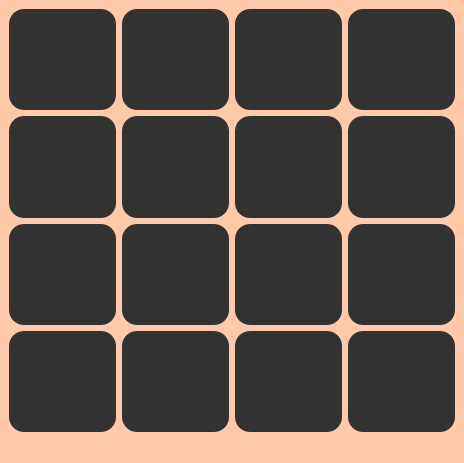
<?xml version="1.0" encoding="UTF-8"?>
<ui version="4.0">
 <class>MainWindow</class>
 <widget class="QMainWindow" name="MainWindow">
  <property name="geometry">
   <rect>
    <x>0</x>
    <y>0</y>
    <width>464</width>
    <height>463</height>
   </rect>
  </property>
  <property name="windowTitle">
   <string>Puzzle15</string>
  </property>
  <property name="styleSheet">
   <string notr="true">background-color: rgb(255, 201, 170);</string>
  </property>
  <widget class="QWidget" name="centralwidget">
   <layout class="QGridLayout" name="gridLayout_2">
    <item row="0" column="0">
     <layout class="QGridLayout" name="gridLayout">
      <item row="0" column="0">
       <widget class="QPushButton" name="btn1">
        <property name="sizePolicy">
         <sizepolicy hsizetype="Minimum" vsizetype="Expanding">
          <horstretch>0</horstretch>
          <verstretch>0</verstretch>
         </sizepolicy>
        </property>
        <property name="font">
         <font>
          <family>Dosis ExtraBold</family>
          <pointsize>30</pointsize>
          <bold>true</bold>
         </font>
        </property>
        <property name="styleSheet">
         <string notr="true">border-radius: 15px;
background-color: rgb(50, 50, 50);
color: rgb(255, 153, 64);</string>
        </property>
        <property name="text">
         <string/>
        </property>
       </widget>
      </item>
      <item row="0" column="1">
       <widget class="QPushButton" name="btn2">
        <property name="sizePolicy">
         <sizepolicy hsizetype="Minimum" vsizetype="Expanding">
          <horstretch>0</horstretch>
          <verstretch>0</verstretch>
         </sizepolicy>
        </property>
        <property name="font">
         <font>
          <family>Dosis ExtraBold</family>
          <pointsize>30</pointsize>
          <bold>true</bold>
         </font>
        </property>
        <property name="styleSheet">
         <string notr="true">border-radius: 15px;
background-color: rgb(50, 50, 50);
color: rgb(255, 153, 64);</string>
        </property>
        <property name="text">
         <string/>
        </property>
       </widget>
      </item>
      <item row="0" column="2">
       <widget class="QPushButton" name="btn3">
        <property name="sizePolicy">
         <sizepolicy hsizetype="Minimum" vsizetype="Expanding">
          <horstretch>0</horstretch>
          <verstretch>0</verstretch>
         </sizepolicy>
        </property>
        <property name="font">
         <font>
          <family>Dosis ExtraBold</family>
          <pointsize>30</pointsize>
          <bold>true</bold>
         </font>
        </property>
        <property name="styleSheet">
         <string notr="true">border-radius: 15px;
background-color: rgb(50, 50, 50);
color: rgb(255, 153, 64);</string>
        </property>
        <property name="text">
         <string/>
        </property>
       </widget>
      </item>
      <item row="0" column="3">
       <widget class="QPushButton" name="btn4">
        <property name="sizePolicy">
         <sizepolicy hsizetype="Minimum" vsizetype="Expanding">
          <horstretch>0</horstretch>
          <verstretch>0</verstretch>
         </sizepolicy>
        </property>
        <property name="font">
         <font>
          <family>Dosis ExtraBold</family>
          <pointsize>30</pointsize>
          <bold>true</bold>
         </font>
        </property>
        <property name="styleSheet">
         <string notr="true">border-radius: 15px;
background-color: rgb(50, 50, 50);
color: rgb(255, 153, 64);</string>
        </property>
        <property name="text">
         <string/>
        </property>
       </widget>
      </item>
      <item row="1" column="0">
       <widget class="QPushButton" name="btn5">
        <property name="sizePolicy">
         <sizepolicy hsizetype="Minimum" vsizetype="Expanding">
          <horstretch>0</horstretch>
          <verstretch>0</verstretch>
         </sizepolicy>
        </property>
        <property name="font">
         <font>
          <family>Dosis ExtraBold</family>
          <pointsize>30</pointsize>
          <bold>true</bold>
         </font>
        </property>
        <property name="styleSheet">
         <string notr="true">border-radius: 15px;
background-color: rgb(50, 50, 50);
color: rgb(255, 153, 64);</string>
        </property>
        <property name="text">
         <string/>
        </property>
       </widget>
      </item>
      <item row="1" column="1">
       <widget class="QPushButton" name="btn6">
        <property name="sizePolicy">
         <sizepolicy hsizetype="Minimum" vsizetype="Expanding">
          <horstretch>0</horstretch>
          <verstretch>0</verstretch>
         </sizepolicy>
        </property>
        <property name="font">
         <font>
          <family>Dosis ExtraBold</family>
          <pointsize>30</pointsize>
          <bold>true</bold>
         </font>
        </property>
        <property name="styleSheet">
         <string notr="true">border-radius: 15px;
background-color: rgb(50, 50, 50);
color: rgb(255, 153, 64);</string>
        </property>
        <property name="text">
         <string/>
        </property>
       </widget>
      </item>
      <item row="1" column="2">
       <widget class="QPushButton" name="btn7">
        <property name="sizePolicy">
         <sizepolicy hsizetype="Minimum" vsizetype="Expanding">
          <horstretch>0</horstretch>
          <verstretch>0</verstretch>
         </sizepolicy>
        </property>
        <property name="font">
         <font>
          <family>Dosis ExtraBold</family>
          <pointsize>30</pointsize>
          <bold>true</bold>
         </font>
        </property>
        <property name="styleSheet">
         <string notr="true">border-radius: 15px;
background-color: rgb(50, 50, 50);
color: rgb(255, 153, 64);</string>
        </property>
        <property name="text">
         <string/>
        </property>
       </widget>
      </item>
      <item row="1" column="3">
       <widget class="QPushButton" name="btn8">
        <property name="sizePolicy">
         <sizepolicy hsizetype="Minimum" vsizetype="Expanding">
          <horstretch>0</horstretch>
          <verstretch>0</verstretch>
         </sizepolicy>
        </property>
        <property name="font">
         <font>
          <family>Dosis ExtraBold</family>
          <pointsize>30</pointsize>
          <bold>true</bold>
         </font>
        </property>
        <property name="styleSheet">
         <string notr="true">border-radius: 15px;
background-color: rgb(50, 50, 50);
color: rgb(255, 153, 64);</string>
        </property>
        <property name="text">
         <string/>
        </property>
       </widget>
      </item>
      <item row="2" column="0">
       <widget class="QPushButton" name="btn9">
        <property name="sizePolicy">
         <sizepolicy hsizetype="Minimum" vsizetype="Expanding">
          <horstretch>0</horstretch>
          <verstretch>0</verstretch>
         </sizepolicy>
        </property>
        <property name="font">
         <font>
          <family>Dosis ExtraBold</family>
          <pointsize>30</pointsize>
          <bold>true</bold>
         </font>
        </property>
        <property name="styleSheet">
         <string notr="true">border-radius: 15px;
background-color: rgb(50, 50, 50);
color: rgb(255, 153, 64);</string>
        </property>
        <property name="text">
         <string/>
        </property>
       </widget>
      </item>
      <item row="2" column="1">
       <widget class="QPushButton" name="btn10">
        <property name="sizePolicy">
         <sizepolicy hsizetype="Minimum" vsizetype="Expanding">
          <horstretch>0</horstretch>
          <verstretch>0</verstretch>
         </sizepolicy>
        </property>
        <property name="font">
         <font>
          <family>Dosis ExtraBold</family>
          <pointsize>30</pointsize>
          <bold>true</bold>
         </font>
        </property>
        <property name="styleSheet">
         <string notr="true">border-radius: 15px;
background-color: rgb(50, 50, 50);
color: rgb(255, 153, 64);</string>
        </property>
        <property name="text">
         <string/>
        </property>
       </widget>
      </item>
      <item row="2" column="2">
       <widget class="QPushButton" name="btn11">
        <property name="sizePolicy">
         <sizepolicy hsizetype="Minimum" vsizetype="Expanding">
          <horstretch>0</horstretch>
          <verstretch>0</verstretch>
         </sizepolicy>
        </property>
        <property name="font">
         <font>
          <family>Dosis ExtraBold</family>
          <pointsize>30</pointsize>
          <bold>true</bold>
         </font>
        </property>
        <property name="styleSheet">
         <string notr="true">border-radius: 15px;
background-color: rgb(50, 50, 50);
color: rgb(255, 153, 64);</string>
        </property>
        <property name="text">
         <string/>
        </property>
       </widget>
      </item>
      <item row="2" column="3">
       <widget class="QPushButton" name="btn12">
        <property name="sizePolicy">
         <sizepolicy hsizetype="Minimum" vsizetype="Expanding">
          <horstretch>0</horstretch>
          <verstretch>0</verstretch>
         </sizepolicy>
        </property>
        <property name="font">
         <font>
          <family>Dosis ExtraBold</family>
          <pointsize>30</pointsize>
          <bold>true</bold>
         </font>
        </property>
        <property name="styleSheet">
         <string notr="true">border-radius: 15px;
background-color: rgb(50, 50, 50);
color: rgb(255, 153, 64);</string>
        </property>
        <property name="text">
         <string/>
        </property>
       </widget>
      </item>
      <item row="3" column="0">
       <widget class="QPushButton" name="btn13">
        <property name="sizePolicy">
         <sizepolicy hsizetype="Minimum" vsizetype="Expanding">
          <horstretch>0</horstretch>
          <verstretch>0</verstretch>
         </sizepolicy>
        </property>
        <property name="font">
         <font>
          <family>Dosis ExtraBold</family>
          <pointsize>30</pointsize>
          <bold>true</bold>
         </font>
        </property>
        <property name="styleSheet">
         <string notr="true">border-radius: 15px;
background-color: rgb(50, 50, 50);
color: rgb(255, 153, 64);</string>
        </property>
        <property name="text">
         <string/>
        </property>
       </widget>
      </item>
      <item row="3" column="1">
       <widget class="QPushButton" name="btn14">
        <property name="sizePolicy">
         <sizepolicy hsizetype="Minimum" vsizetype="Expanding">
          <horstretch>0</horstretch>
          <verstretch>0</verstretch>
         </sizepolicy>
        </property>
        <property name="font">
         <font>
          <family>Dosis ExtraBold</family>
          <pointsize>30</pointsize>
          <bold>true</bold>
         </font>
        </property>
        <property name="styleSheet">
         <string notr="true">border-radius: 15px;
background-color: rgb(50, 50, 50);
color: rgb(255, 153, 64);</string>
        </property>
        <property name="text">
         <string/>
        </property>
       </widget>
      </item>
      <item row="3" column="2">
       <widget class="QPushButton" name="btn15">
        <property name="sizePolicy">
         <sizepolicy hsizetype="Minimum" vsizetype="Expanding">
          <horstretch>0</horstretch>
          <verstretch>0</verstretch>
         </sizepolicy>
        </property>
        <property name="font">
         <font>
          <family>Dosis ExtraBold</family>
          <pointsize>30</pointsize>
          <bold>true</bold>
         </font>
        </property>
        <property name="styleSheet">
         <string notr="true">border-radius: 15px;
background-color: rgb(50, 50, 50);
color: rgb(255, 153, 64);</string>
        </property>
        <property name="text">
         <string/>
        </property>
       </widget>
      </item>
      <item row="3" column="3">
       <widget class="QPushButton" name="btn16">
        <property name="sizePolicy">
         <sizepolicy hsizetype="Minimum" vsizetype="Expanding">
          <horstretch>0</horstretch>
          <verstretch>0</verstretch>
         </sizepolicy>
        </property>
        <property name="font">
         <font>
          <family>Dosis ExtraBold</family>
          <pointsize>30</pointsize>
          <bold>true</bold>
         </font>
        </property>
        <property name="styleSheet">
         <string notr="true">border-radius: 15px;
background-color: rgb(50, 50, 50);
color: rgb(255, 153, 64);</string>
        </property>
        <property name="text">
         <string/>
        </property>
       </widget>
      </item>
     </layout>
    </item>
   </layout>
  </widget>
  <widget class="QMenuBar" name="menubar">
   <property name="geometry">
    <rect>
     <x>0</x>
     <y>0</y>
     <width>464</width>
     <height>22</height>
    </rect>
   </property>
  </widget>
  <widget class="QStatusBar" name="statusbar"/>
 </widget>
 <resources/>
 <connections/>
</ui>
